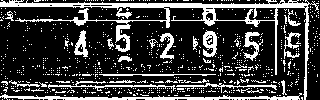
#> input picture python-002-framework/chapter-001-opencv/character_wheel.bmp, 320 x 100 px, found by its file name
$ python '10-边缘检测.py'
#> lines starting #> are read from the running program, lines starting #| are printed output that depends on the picture; after the words box and inside, x2 and y2 are one past the last pixel; in counts of white or black regions, pixels touching at a corner belong together
### python-002-framework/chapter-001-opencv/image_util.py
import cv2


def show_image_in_window(title, image):
    """
        显示图像函数
        param：
            image：要显示的图像
        return：
            无
    """
    cv2.imshow(title, image)
    cv2.waitKey(0)  # 等待按键（0表示无限等待）
    cv2.destroyAllWindows()  # 关闭所有窗口

### python-002-framework/chapter-001-opencv/10-边缘检测.py
import cv2

import image_util as image_util

"""
    轮廓的检测
        轮廓检测的基本概念
            轮廓检测（Contour Detection）用于检测图像中的边缘或物体的轮廓。轮廓是图像中连续的、具有相同颜色或灰度值的像素点所组成的曲线。通过
            轮廓检测，可以提取出图像中的对象的形状和结构信息。
        轮廓检测函数
            函数声明
                cv2.findContours(image, mode, method, offset) -> contours, hierarchy
            参数说明：
                image：输入的二值图像，通常为灰度图像或二值化图像（其中白色像素表示前景，黑色像素表示背景）。图像需要为8位无符号整型。
                mode：轮廓检索模式。有四种模式可选：
                    cv2.RETR_EXTERNAL：只检测外部的轮廓。
                    cv2.RETR_LIST：检测所有的轮廓，不建立轮廓间的层级关系。
                    cv2.RETR_CCOMP：检测所有的轮廓，并将其组织为两层的层级关系。
                    cv2.RETR_TREE：检测所有的轮廓，并将其组织为树状的层级关系。
                method：轮廓近似方法。有三种方法可选：
                    cv2.CHAIN_APPROX_NONE：保存所有的轮廓点。
                    cv2.CHAIN_APPROX_SIMPLE：只保存轮廓的端点。
                    cv2.CHAIN_APPROX_TC89_L1和cv2.CHAIN_APPROX_TC89_KCOS：通过Teh-Chin链码逼近算法进行轮廓近似。
            返回值说明：
                contours：返回的轮廓信息，每个轮廓都是一个由点组成的边界，是一个由多个轮廓组成的列表。
                hierarchy：返回的轮廓层级信息，与轮廓列表对应。每个轮廓对应一个四元组(hierarchy[0], hierarchy[1], hierarchy[2], hierarchy[3])，分
                别为后一个轮廓、前一个轮廓、父轮廓、子轮廓的索引。如果没有则为-1。
"""


def opencv_canny_operation():
    """
        使用opencv对图像进行阈值分割
            阈值处理将图像转换为二值图像，用于分割。
    """
    input_path = 'd://opencv//character_wheel.bmp'
    output_path = 'd://opencv//dial.bmp_new.jpg'

    # 加载图像
    image = cv2.imread(input_path)
#> image is the input picture: shape (100, 320, 3); 23.8% white; 785 white regions (761 under 20 px), largest, box (x1, y1, x2, y2) and area: (0, 0, 319, 100) 2868, (0, 93, 302, 100) 854, (48, 81, 176, 91) 310
    if image is None:
        print('图像加载失败')
        return

    # 通常先模糊降噪
    image_gaussian_blurred = cv2.GaussianBlur(image, (5, 5), 0)
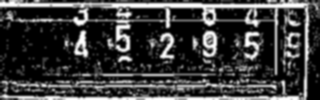
#> image_gaussian_blurred: shape (100, 320, 3); min 0, max 255, mean 60.8
    # Canny 边缘检测 (阈值1, 阈值2)
    image_canny = cv2.Canny(image_gaussian_blurred, 50, 150)  # 低于阈值1为非边缘，高于阈值2为强边缘，中间为待定
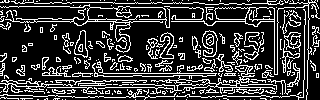
#> image_canny: shape (100, 320); 22.6% white in thin lines or dots

    # 显示图像
    image_util.show_image_in_window('边缘检测', image_canny)

    # 保存图像
    # cv2.imwrite(output_path, image_canny)


if __name__ == "__main__":
    opencv_canny_operation()
